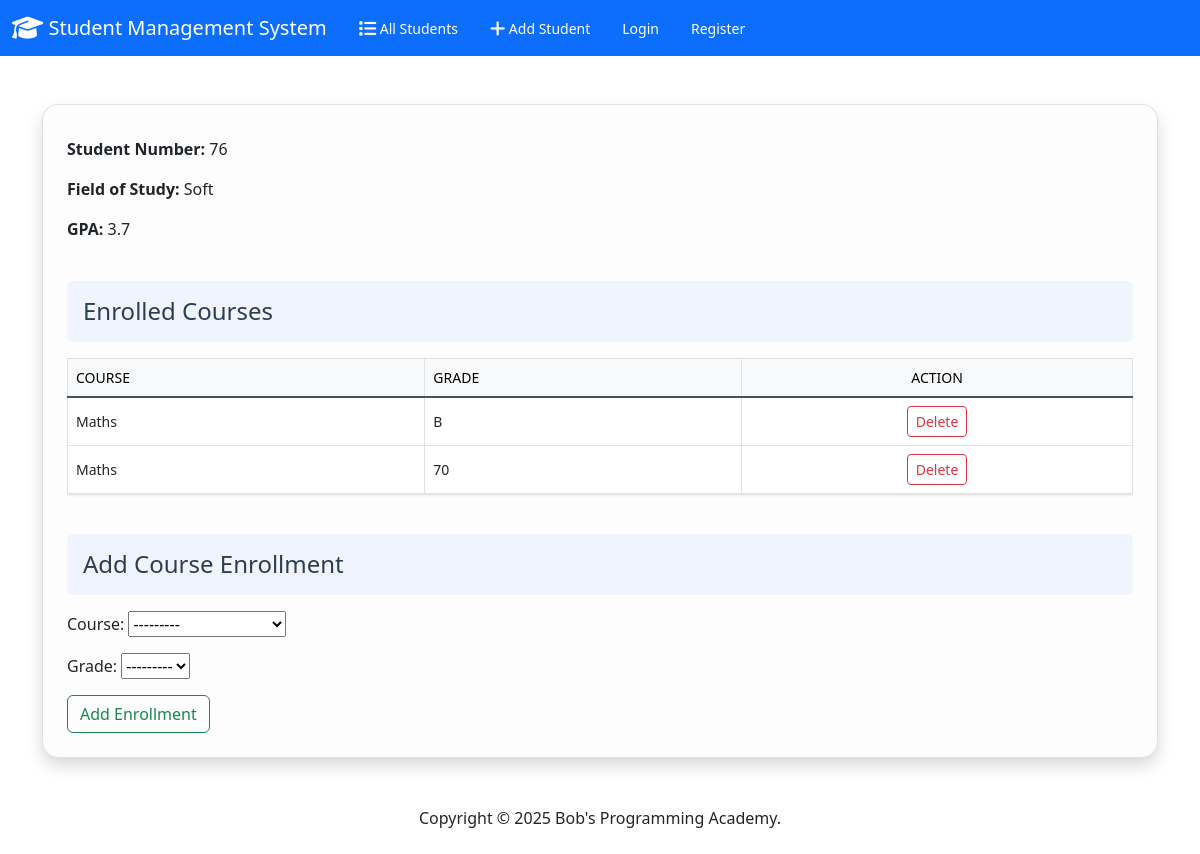
Before: /student/2/ with the older database file.
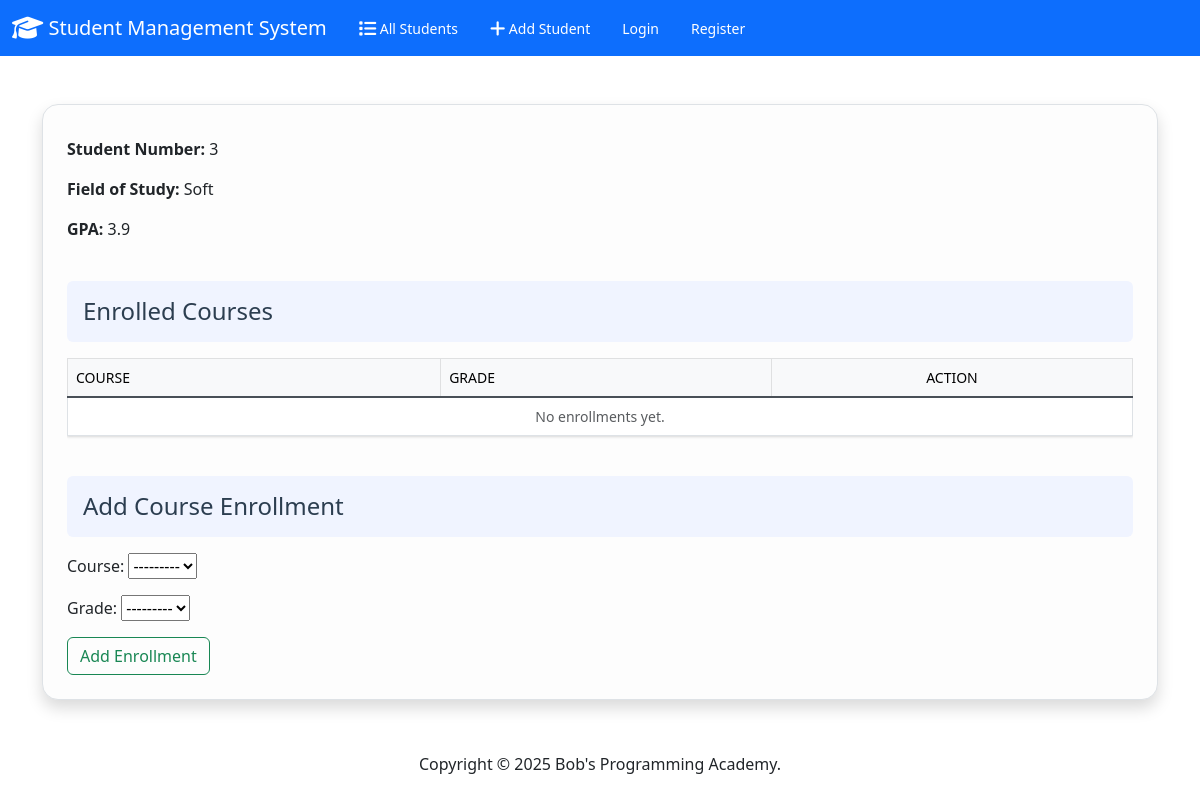
After: the same page with the newer database file.
### students/models.py (models this page shows, shortened)
class Student(models.Model):
    user = models.OneToOneField(CustomUser, on_delete=models.CASCADE, related_name='student')
    student_number = models.CharField(max_length=20, unique=True)
    field_of_study = models.CharField(max_length=100)
    gpa = models.FloatField()

class Enrollment(models.Model):
    GRADE_CHOICES = [
        ('A', 'A'),
        ('B', 'B'),
        ('C', 'C'),
        ('D', 'D'),
        ('F', 'F'),
    ]
    student = models.ForeignKey(Student, on_delete=models.CASCADE, related_name="enrollments")
    course = models.ForeignKey(Course, on_delete=models.CASCADE)
    grade = models.CharField(max_length=2, choices=GRADE_CHOICES)

class Course(models.Model):
    name = models.CharField(max_length=100)
    code = models.CharField(max_length=10)
    def __str__(self):
        return f"{self.name} ({self.code})"

### students/views.py (the view)
# urls.py: path('student/<int:student_id>/', views.student_detail, name='student_detail'),
def student_detail(request, student_id):
    student = get_object_or_404(Student, id=student_id)
    enrollments = Enrollment.objects.filter(student=student).select_related('course')
    form = EnrollmentForm()
    return render(request, 'students/student_detail.html', {
        'student': student,
        'enrollments': enrollments,
        'form': form,
    })

### students/forms.py
class EnrollmentForm(forms.ModelForm):
    class Meta:
        model = Enrollment
        fields = ['course', 'grade']

### students/templates/students/student_detail.html (shortened to what this page needs)
{% extends "students/base.html" %}
{% block body %}
<link href="https://cdn.jsdelivr.net/npm/bootstrap@5.3.0/dist/css/bootstrap.min.css" rel="stylesheet">
<link href="https://cdnjs.cloudflare.com/ajax/libs/font-awesome/6.4.0/css/all.min.css" rel="stylesheet">
<div class="container my-5">
  <div class="card soft-card shadow p-4">
    <div class="mb-4">
      <p><strong>Student Number:</strong> {{ student.student_number }}</p>
      <p><strong>Field of Study:</strong> {{ student.field_of_study }}</p>
      <p><strong>GPA:</strong> {{ student.gpa }}</p>
    </div>
    <div class="mb-4">
      <div class="soft-header p-3 rounded">
        <h4 class="mb-0">Enrolled Courses</h4>
      </div>
      <div class="table-responsive mt-3">
        <table class="table table-bordered table-hover align-middle">
          <thead class="table-light">
            <tr>
              <th>Course</th>
              <th>Grade</th>
              <th class="text-center">Action</th>
            </tr>
          </thead>
          <tbody>
            {% for e in enrollments %}
            <tr>
              <td>{{ e.course.name }}</td>
              <td>{{ e.grade }}</td>
              <td class="text-center">
                <a href="{% url 'delete_enrollment' e.id %}" class="btn btn-outline-danger btn-sm">
                  Delete
                </a>
              </td>
            </tr>
            {% empty %}
            <tr>
              <td colspan="3" class="text-center text-muted">No enrollments yet.</td>
            </tr>
            {% endfor %}
          </tbody>
        </table>
      </div>
    </div>
    <div>
      <div class="soft-header p-3 rounded">
        <h4 class="mb-0">Add Course Enrollment</h4>
      </div>
      <div class="mt-3">
        <form method="post" action="{% url 'add_enrollment' student.id %}">
          <div class="mb-3">
            {{ form.as_p }}
          </div>
          <button type="submit" class="btn btn-outline-success">Add Enrollment</button>
        </form>
      </div>
    </div>
  </div>
</div>
{% endblock %}

Changed rows visible on the page:
removed Enrollment: course.name "Maths", grade "B"
removed Enrollment: course.name "Maths", grade "70"
changed Student "Soft": student_number "76" → "3"; gpa "3.7" → "3.9"
Other visible differences:
text now shown: "No enrollments yet."
